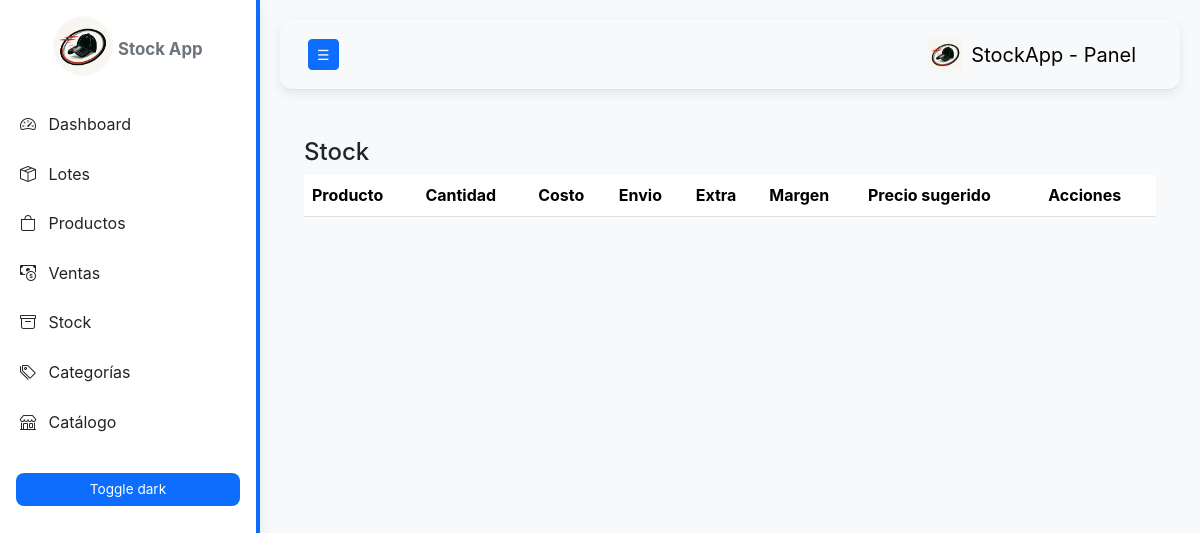
Page /stock on the earlier database version.
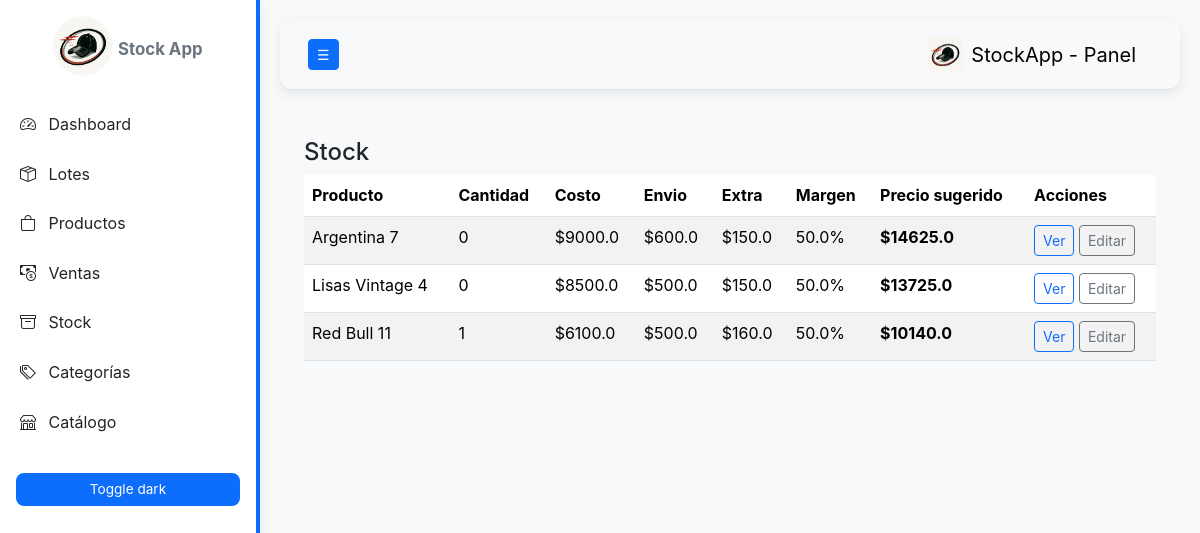
Same page on the later database version.
### models.py (models this page shows, shortened)
class Producto(db.Model):
    id = db.Column(db.Integer, primary_key=True)
    nombre = db.Column(db.String(150), nullable=False)
    cantidad = db.Column(db.Integer, default=0)
    precio_compra = db.Column(db.Float, nullable=False, default=0.0)
    costo_envio_unitario = db.Column(db.Float, default=0.0)
    costo_extra = db.Column(db.Float, default=0.0)
    margen = db.Column(db.Float, default=0.5)
    lote_id = db.Column(db.Integer, db.ForeignKey("lote.id"), nullable=True)
    lote = db.relationship("Lote", back_populates="productos")
    fotos = db.relationship("FotoProducto", back_populates="producto", cascade="all, delete-orphan")
    ventas = db.relationship("Venta", back_populates="producto")
    categorias = db.relationship(
        "Categoria",
        secondary=producto_categoria,
        back_populates="productos"
    )
    @property
    def precio_sugerido(self):
        costo_total = (self.precio_compra or 0) + (self.costo_envio_unitario or 0) + (self.costo_extra or 0)
        return round(costo_total * (1 + (self.margen or 0)), 2)

### app.py (the view)
@app.route("/stock")
def stock():
    productos = Producto.query.order_by(Producto.nombre).all()
    return render_template("stock.html", productos=productos)

### templates/stock.html
{% extends "base.html" %}
{% block content %}
<h4>Stock</h4>
<table class="table table-striped">
  <thead><tr><th>Producto</th><th>Cantidad</th><th>Costo</th><th>Envio</th><th>Extra</th><th>Margen</th><th>Precio sugerido</th><th>Acciones</th></tr></thead>
  <tbody>
    {% for p in productos %}
      <tr>
        <td>{{ p.nombre }}</td>
        <td>{{ p.cantidad }}</td>
        <td>${{ p.precio_compra }}</td>
        <td>${{ p.costo_envio_unitario }}</td>
        <td>${{ p.costo_extra }}</td>
        <td>{{ (p.margen*100)|round(0) }}%</td>
        <td><strong>${{ p.precio_sugerido }}</strong></td>
        <td>
          <a class="btn btn-sm btn-outline-primary" href="{{ url_for('ver_producto', producto_id=p.id) }}">Ver</a>
          <a class="btn btn-sm btn-outline-secondary" href="{{ url_for('editar_producto', producto_id=p.id) }}">Editar</a>
        </td>
      </tr>
    {% endfor %}
  </tbody>
</table>
{% endblock %}

Differences in the rows shown:
added Producto: nombre "Argentina 7", cantidad "0", precio_compra "9000.0", costo_envio_unitario "600.0", costo_extra "150.0", (p.margen*100)|round(0) "50.0", precio_sugerido "14625.0"
added Producto: nombre "Lisas Vintage 4", cantidad "0", precio_compra "8500.0", costo_envio_unitario "500.0", costo_extra "150.0", (p.margen*100)|round(0) "50.0", precio_sugerido "13725.0"
added Producto: nombre "Red Bull 11", cantidad "1", precio_compra "6100.0", costo_envio_unitario "500.0", costo_extra "160.0", (p.margen*100)|round(0) "50.0", precio_sugerido "10140.0"
